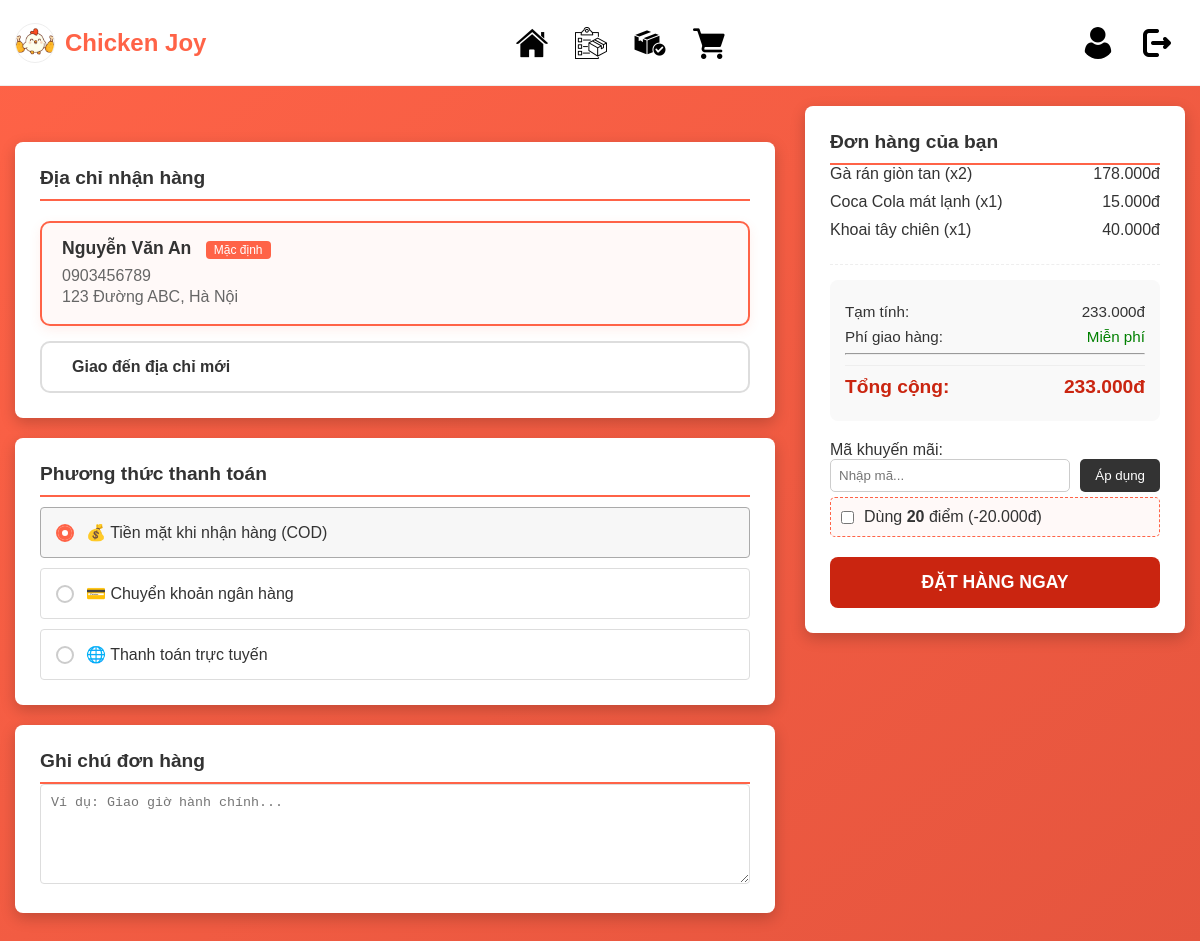
Page /pages/Thanhtoan.php (signed in) on the committed database.
### tables this page shows
CREATE TABLE `users` (
  `id` INT(11) NOT NULL AUTO_INCREMENT,
  `fullname` VARCHAR(255) NOT NULL,
  `email` VARCHAR(191) NOT NULL,
  `password` VARCHAR(255) NOT NULL,
  `phone` VARCHAR(15) NOT NULL,
  `gender` ENUM('nam', 'nu', 'khac') DEFAULT 'khac',
  `address` TEXT NOT NULL,
  `role` ENUM('user', 'admin') DEFAULT 'user',
  `points` INT(11) DEFAULT 0,
  `status` ENUM('active', 'locked') DEFAULT 'active',
  `reset_token` VARCHAR(255) DEFAULT NULL,
  `reset_expired` DATETIME DEFAULT NULL,
  `created_at` TIMESTAMP DEFAULT CURRENT_TIMESTAMP,
  `updated_at` TIMESTAMP NULL ON UPDATE CURRENT_TIMESTAMP,
  PRIMARY KEY (`id`),
  UNIQUE KEY `email` (`email`),
  UNIQUE KEY `phone` (`phone`)  
);

CREATE TABLE `cart` (
    `id` INT PRIMARY KEY AUTO_INCREMENT,
    `user_id` INT NOT NULL,
    `product_id` INT NOT NULL,
    `quantity` INT NOT NULL DEFAULT 1,
    `created_at` TIMESTAMP DEFAULT CURRENT_TIMESTAMP,
    FOREIGN KEY (`user_id`) REFERENCES `users`(`id`) ON DELETE CASCADE,
    FOREIGN KEY (`product_id`) REFERENCES `products`(`id`) ON DELETE CASCADE
);

CREATE TABLE `products` (
  `id` int(11) NOT NULL AUTO_INCREMENT,
  `product_code` varchar(20) UNIQUE DEFAULT NULL,  
  `category_id` int(11) DEFAULT 1,                 
  `product_name` varchar(255) NOT NULL,            
  `description` text DEFAULT NULL,                 
  `unit` varchar(50) NOT NULL DEFAULT 'Phần',      
  `import_price` decimal(15, 2) DEFAULT 0.00,      
  `profit_rate` decimal(5, 2) DEFAULT 0.20,        
  `price` decimal(15, 2) NOT NULL,                 
  `stock` int(11) DEFAULT 0,                       
  `calories` int(11) DEFAULT 0,                    
  `protein` int(11) DEFAULT 0,                     
  `carbs` int(11) DEFAULT 0,                       
  `fat` int(11) DEFAULT 0,                         
  `image` varchar(255) DEFAULT 'default.jpg',      
  `is_new` tinyint(1) DEFAULT 0,                   
  `status` ENUM('active', 'hidden') DEFAULT 'active',
  `created_at` timestamp NOT NULL DEFAULT current_timestamp(),
  PRIMARY KEY (`id`),
  FOREIGN KEY (`category_id`) REFERENCES `categories`(`id`) ON DELETE RESTRICT
);

### pages/Thanhtoan.php (the view, shortened to what this page needs)
<?php
require_once '../config/database.php';
$user_id = (int)$_SESSION['user_id'];
$stmt_user = mysqli_prepare($conn, "SELECT * FROM users WHERE id = ?");
mysqli_stmt_bind_param($stmt_user, "i", $user_id);
mysqli_stmt_execute($stmt_user);
$user = mysqli_fetch_assoc(mysqli_stmt_get_result($stmt_user));
$total_money = 0;
$cart_items = [];
$stmt_cart = mysqli_prepare($conn, "SELECT c.*, p.product_name, p.price, p.image FROM cart c JOIN products p ON c.product_id = p.id WHERE c.user_id = ?");
mysqli_stmt_bind_param($stmt_cart, "i", $user_id);
mysqli_stmt_execute($stmt_cart);
$res = mysqli_stmt_get_result($stmt_cart);
while($row = mysqli_fetch_assoc($res)) {
    $total_money += $row['price'] * $row['quantity'];
    $cart_items[] = $row;
}
$user_points = $user['points'] ?? 0;
$max_points_discount = $user_points * POINT_TO_MONEY;
?>
<!DOCTYPE html>
<html lang="vi">
<head>
    <link rel="stylesheet" href="../css/Thanhtoan.css">
</head>
<body>
    <?php include '../includes/header.php'; ?>
    <form action="process_checkout.php" method="POST" id="checkout-form">
        <div class="checkout-content">
            <div class="left-column">
                <br><br>
                <div class="section address-section">
                    <h3 style="margin-bottom: 20px;"><i class="fas fa-map-marker-alt"></i> Địa chỉ nhận hàng</h3>
                    <div class="address-card-wrapper" style="position: relative; margin-bottom: 15px;">
                        <label for="addr-default" class="address-card-label" style="display: block; padding: 15px 20px; border: 2px solid #ddd; border-radius: 10px; cursor: pointer; transition: all 0.3s; background: #fff;">
                            <div style="display: flex; justify-content: space-between; align-items: flex-start;">
                                <div>
                                    <strong style="font-size: 1.1em; color: #333;"><?php echo $user['fullname']; ?></strong>
                                    <span style="background: #ff6347; color: white; padding: 2px 8px; border-radius: 4px; font-size: 12px; margin-left: 10px;">Mặc định</span>
                                    <div style="margin-top: 8px; color: #666;">
                                        <p style="margin: 3px 0;"><i class="fas fa-phone-alt" style="width: 20px; color: #ff6347;"></i> <?php echo htmlspecialchars($user['phone']); ?></p>
                                        <p style="margin: 3px 0;"><i class="fas fa-home" style="width: 20px; color: #ff6347;"></i> <?php echo $user['address']; ?></p>
                                    </div>
                                </div>
                            </div>
                        </label>
                    </div>
                    <div class="address-card-wrapper" style="position: relative;">
                        <label for="addr-new" class="address-card-label" style="display: block; padding: 15px 20px; border: 2px solid #ddd; border-radius: 10px; cursor: pointer; transition: all 0.3s; background: #fff;">
                            <div style="display: flex; justify-content: space-between; align-items: center;">
                                <strong style="color: #333;"><i class="fas fa-plus-circle" style="color: #ff6347; margin-right: 10px;"></i> Giao đến địa chỉ mới</strong>
                            </div>
                        </label>
                    </div>
                </div>
                <div class="section payment-section">
                    <h3>Phương thức thanh toán</h3>
                    <div class="payment-method">
                        <label for="cod">💰 Tiền mặt khi nhận hàng (COD)</label>
                    </div>
                    <div class="payment-method">
                        <label for="banking">💳 Chuyển khoản ngân hàng</label>
                    </div>
                    <div class="payment-method">
                        <label for="online">🌐 Thanh toán trực tuyến </label>
                    </div>
                </div>
                <div class="section note-section">
                    <h3>Ghi chú đơn hàng</h3>
                    <textarea name="order_note" placeholder="Ví dụ: Giao giờ hành chính..."></textarea>
                </div>
            </div>
            <div class="right-column">
                <div class="order-summary-box">
                    <h3>Đơn hàng của bạn</h3>
                    <div class="order-items">
                        <?php foreach($cart_items as $item): ?>
                        <div class="order-item" style="display:flex; justify-content:space-between; margin-bottom:10px;">
                            <span><?php echo $item['product_name']; ?> (x<?php echo $item['quantity']; ?>)</span>
                            <span><?php echo number_format($item['price'] * $item['quantity'], 0, ',', '.'); ?>đ</span>
                        </div>
                        <?php endforeach; ?>
                    </div>
                    <div class="order-totals" style="background:#f9f9f9; padding:15px; border-radius:8px;">
                        <p>Tạm tính: <span style="float:right;"><?php echo number_format($total_money, 0, ',', '.'); ?>đ</span></p>
                        <p>Phí giao hàng: <span style="float:right; color:green">Miễn phí</span></p>
                        <hr>
                        <p class="total-row" style="font-size:1.2em; font-weight:bold; color:#ca2510;">Tổng cộng: <span id="final-total" style="float:right;"><?php echo number_format($total_money, 0, ',', '.'); ?>đ</span></p>
                    </div>
                    <div style="margin-top:20px;">
                        <label>Mã khuyến mãi:</label>
                        <div style="display:flex; gap:10px; margin-bottom:15px;">
                            <input type="text" name="promo_code" id="promo-input" placeholder="Nhập mã..." style="flex:1; padding:8px; border:1px solid #ccc; border-radius:5px;">
                            <button type="button" onclick="applyPromo()" style="background:#333; color:#fff; border:none; padding:0 15px; border-radius:5px; cursor:pointer;">Áp dụng</button>
                        </div>
                        <?php if ($user_points > 0): ?>
                        <label style="display:flex; align-items:center; gap:10px; background:#fff9f8; padding:10px; border:1px dashed #ff6347; border-radius:5px; cursor:pointer;">
                            <input type="checkbox" name="use_points" id="use-points-checkbox" value="1" onchange="calculateAll()">
                            <span>Dùng <strong><?php echo $user_points; ?></strong> điểm (-<?php echo number_format($max_points_discount, 0, ',', '.'); ?>đ)</span>
                        </label>
                        <?php endif; ?>
                    </div>
                    <button type="submit" class="place-order-btn" style="width:100%; padding:15px; background:#ca2510; color:#fff; border:none; border-radius:8px; font-weight:bold; margin-top:20px; cursor:pointer;">ĐẶT HÀNG NGAY</button>
                </div>
            </div>
        </div>
    </form>
</body>
</html>

### css/Thanhtoan.css (style rules this page uses)
* { box-sizing: border-box; margin: 0; padding: 0; }
:root { --primary-color: #ff6347; --dark-orange-color: #e5553e; --text-color: #333; --neutral-border-color: #aaa; --neutral-bg-color: #f7f7f7; }
body { margin: 0; padding: 0; color: var(--text-color); background: linear-gradient(to bottom right, var(--primary-color), var(--dark-orange-color)); background-attachment: fixed; min-height: 100vh; font-family: Arial, sans-serif; }
.checkout-content { display: flex; gap: 30px; max-width: 1200px; margin: 20px auto; padding: 0 15px; }
.left-column { flex: 2; }
.right-column { flex: 1; }
.section, .order-summary-box { background-color: #fff; padding: 25px; border-radius: 8px; box-shadow: 0 5px 15px rgba(0, 0, 0, 0.2); margin-bottom: 20px; }
h3 { border-bottom: 2px solid var(--primary-color); padding-bottom: 10px; margin-top: 0; font-size: 1.2em; }
.default-address label, .payment-method label { display: block; padding: 15px; padding-left: 45px; border: 1px solid #ddd; border-radius: 4px; margin-top: 10px; cursor: pointer; position: relative; }
.payment-method label::before { content: ''; position: absolute; left: 15px; top: 50%; transform: translateY(-50%); width: 18px; height: 18px; border-radius: 50%; border: 2px solid #ccc; background-color: #fff; transition: all 0.2s; box-sizing: border-box; }
.payment-method input[type="radio"]:checked + label::before { border-color: var(--primary-color); box-shadow: inset 0 0 0 4px var(--primary-color); background-color: white; }
.payment-method input[type="radio"]:checked + label { border-color: var(--neutral-border-color); background-color: var(--neutral-bg-color); }
.payment-method { margin-top: 10px; }
textarea { width: 100%; padding: 10px; border: 1px solid #ddd; border-radius: 4px; min-height: 100px; box-sizing: border-box; resize: vertical; }
.order-items { margin-bottom: 15px; padding-bottom: 15px; border-bottom: 1px dashed #eee; }
.order-item { display: flex; align-items: center; margin-bottom: 10px; }
.order-totals p { display: flex; justify-content: space-between; margin: 8px 0; font-size: 0.95em; }
.order-totals .total-row { font-size: 1.1em; font-weight: bold; color: var(--primary-color); padding-top: 10px; border-top: 1px solid #eee; margin-top: 10px; }
.place-order-btn { width: 100%; padding: 15px; background-color: var(--primary-color); color: white; border: none; border-radius: 4px; font-size: 1.1em; font-weight: bold; cursor: pointer; transition: background-color 0.3s; }

### pages/Thanhtoan.php (style rules this page uses)
input[name="address_type"]:checked + .address-card-label { border-color: #ff6347 !important; background-color: #fff9f8 !important; box-shadow: 0 4px 12px rgba(255, 99, 71, 0.1); }

### rows in the picture
users: fullname "Nguyễn Văn An", phone "0903456789", address "123 Đường ABC, Hà Nội", points "20", points "20.000"
cart: product.product_name "Gà rán giòn tan", quantity "2", $item['price'] * $item['quantity'] "178.000"
cart: product.product_name "Coca Cola mát lạnh", quantity "1", $item['price'] * $item['quantity'] "15.000"
cart: product.product_name "Khoai tây chiên", quantity "1", $item['price'] * $item['quantity'] "40.000"

### other values in the picture
$total_money "233.000"
